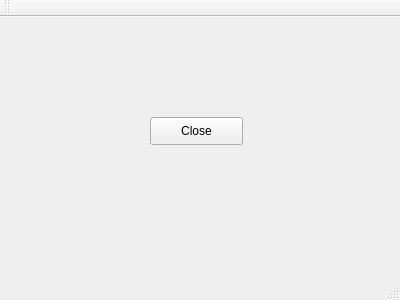
<?xml version="1.0" encoding="UTF-8"?>
<ui version="4.0">
 <class>MainWindow</class>
 <widget class="QMainWindow" name="MainWindow">
  <property name="geometry">
   <rect>
    <x>0</x>
    <y>0</y>
    <width>400</width>
    <height>300</height>
   </rect>
  </property>
  <property name="windowTitle">
   <string>MainWindow</string>
  </property>
  <widget class="QWidget" name="centralWidget">
   <widget class="QPushButton" name="pushButton">
    <property name="geometry">
     <rect>
      <x>150</x>
      <y>100</y>
      <width>93</width>
      <height>28</height>
     </rect>
    </property>
    <property name="text">
     <string>Close</string>
    </property>
   </widget>
  </widget>
  <widget class="QMenuBar" name="menuBar">
   <property name="geometry">
    <rect>
     <x>0</x>
     <y>0</y>
     <width>400</width>
     <height>21</height>
    </rect>
   </property>
  </widget>
  <widget class="QToolBar" name="mainToolBar">
   <attribute name="toolBarArea">
    <enum>TopToolBarArea</enum>
   </attribute>
   <attribute name="toolBarBreak">
    <bool>false</bool>
   </attribute>
  </widget>
  <widget class="QStatusBar" name="statusBar"/>
 </widget>
 <layoutdefault spacing="6" margin="11"/>
 <resources/>
 <connections>
  <connection>
   <sender>pushButton</sender>
   <signal>clicked()</signal>
   <receiver>pushButton</receiver>
   <slot>close()</slot>
   <hints>
    <hint type="sourcelabel">
     <x>216</x>
     <y>136</y>
    </hint>
    <hint type="destinationlabel">
     <x>216</x>
     <y>136</y>
    </hint>
   </hints>
  </connection>
  <connection>
   <sender>pushButton</sender>
   <signal>clicked()</signal>
   <receiver>statusBar</receiver>
   <slot>close()</slot>
   <hints>
    <hint type="sourcelabel">
     <x>224</x>
     <y>152</y>
    </hint>
    <hint type="destinationlabel">
     <x>199</x>
     <y>292</y>
    </hint>
   </hints>
  </connection>
  <connection>
   <sender>pushButton</sender>
   <signal>clicked()</signal>
   <receiver>pushButton</receiver>
   <slot>close()</slot>
   <hints>
    <hint type="sourcelabel">
     <x>182</x>
     <y>142</y>
    </hint>
    <hint type="destinationlabel">
     <x>180</x>
     <y>143</y>
    </hint>
   </hints>
  </connection>
 </connections>
</ui>
